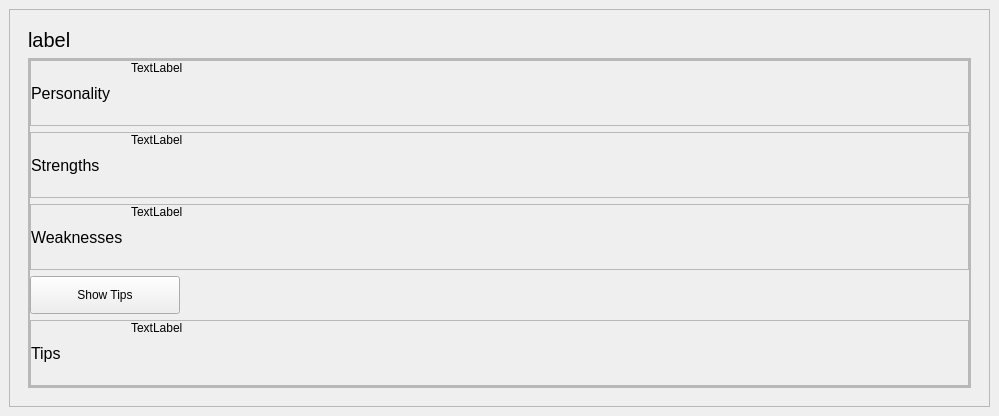
<?xml version="1.0" encoding="UTF-8"?>
<ui version="4.0">
 <class>MainWindow</class>
 <widget class="QMainWindow" name="MainWindow">
  <property name="geometry">
   <rect>
    <x>0</x>
    <y>0</y>
    <width>999</width>
    <height>416</height>
   </rect>
  </property>
  <property name="minimumSize">
   <size>
    <width>600</width>
    <height>0</height>
   </size>
  </property>
  <property name="windowTitle">
   <string>MainWindow</string>
  </property>
  <widget class="QWidget" name="centralwidget">
   <layout class="QVBoxLayout" name="verticalLayout">
    <item>
     <widget class="QFrame" name="frame">
      <property name="minimumSize">
       <size>
        <width>0</width>
        <height>100</height>
       </size>
      </property>
      <property name="frameShape">
       <enum>QFrame::StyledPanel</enum>
      </property>
      <property name="frameShadow">
       <enum>QFrame::Raised</enum>
      </property>
      <layout class="QGridLayout" name="gridLayout">
       <item row="0" column="0">
        <widget class="QStackedWidget" name="stackedWidget">
         <property name="currentIndex">
          <number>1</number>
         </property>
         <widget class="QWidget" name="welcone_page">
          <layout class="QVBoxLayout" name="verticalLayout_2">
           <item>
            <widget class="QFrame" name="frame_2">
             <property name="maximumSize">
              <size>
               <width>16777215</width>
               <height>70</height>
              </size>
             </property>
             <property name="font">
              <font>
               <pointsize>15</pointsize>
              </font>
             </property>
             <property name="frameShape">
              <enum>QFrame::StyledPanel</enum>
             </property>
             <property name="frameShadow">
              <enum>QFrame::Raised</enum>
             </property>
             <layout class="QVBoxLayout" name="verticalLayout_3">
              <item>
               <widget class="QLabel" name="label">
                <property name="font">
                 <font>
                  <pointsize>19</pointsize>
                 </font>
                </property>
                <property name="text">
                 <string>Are you ready to take this test?</string>
                </property>
               </widget>
              </item>
             </layout>
            </widget>
           </item>
           <item>
            <widget class="QFrame" name="frame_3">
             <property name="frameShape">
              <enum>QFrame::StyledPanel</enum>
             </property>
             <property name="frameShadow">
              <enum>QFrame::Raised</enum>
             </property>
             <layout class="QGridLayout" name="gridLayout_2">
              <property name="topMargin">
               <number>24</number>
              </property>
              <property name="horizontalSpacing">
               <number>17</number>
              </property>
              <item row="0" column="0">
               <widget class="QPushButton" name="yes_Welcome">
                <property name="minimumSize">
                 <size>
                  <width>3</width>
                  <height>60</height>
                 </size>
                </property>
                <property name="maximumSize">
                 <size>
                  <width>150</width>
                  <height>16777215</height>
                 </size>
                </property>
                <property name="font">
                 <font>
                  <pointsize>18</pointsize>
                 </font>
                </property>
                <property name="styleSheet">
                 <string notr="true">QPushButton
{
	border:0px;
	color:#fff;
	background-color:rgb(46, 204, 113);
	border-radius:5px
}
QPushButton:hover
{
	border:0px;
	font: 20pt &quot;MS Shell Dlg 2&quot;;
}</string>
                </property>
                <property name="text">
                 <string>Yes</string>
                </property>
               </widget>
              </item>
              <item row="0" column="1">
               <widget class="QPushButton" name="no_Welcome">
                <property name="minimumSize">
                 <size>
                  <width>0</width>
                  <height>60</height>
                 </size>
                </property>
                <property name="maximumSize">
                 <size>
                  <width>150</width>
                  <height>16777215</height>
                 </size>
                </property>
                <property name="font">
                 <font>
                  <pointsize>18</pointsize>
                 </font>
                </property>
                <property name="styleSheet">
                 <string notr="true">QPushButton
{
	border:0px;
	color:#fff;
	background-color: rgb(255, 73, 41);
	border-radius:5px
}
QPushButton:hover
{
	border:0px;;
	font: 20pt &quot;MS Shell Dlg 2&quot;;
}</string>
                </property>
                <property name="text">
                 <string>No</string>
                </property>
               </widget>
              </item>
              <item row="0" column="2">
               <widget class="QFrame" name="frame_4">
                <property name="frameShape">
                 <enum>QFrame::StyledPanel</enum>
                </property>
                <property name="frameShadow">
                 <enum>QFrame::Raised</enum>
                </property>
               </widget>
              </item>
              <item row="1" column="0" colspan="2">
               <widget class="QFrame" name="frame_13">
                <property name="frameShape">
                 <enum>QFrame::StyledPanel</enum>
                </property>
                <property name="frameShadow">
                 <enum>QFrame::Raised</enum>
                </property>
               </widget>
              </item>
             </layout>
            </widget>
           </item>
          </layout>
         </widget>
         <widget class="QWidget" name="Resultpage">
          <layout class="QVBoxLayout" name="verticalLayout_8">
           <item>
            <widget class="QLabel" name="Personality_result">
             <property name="maximumSize">
              <size>
               <width>16777215</width>
               <height>50</height>
              </size>
             </property>
             <property name="font">
              <font>
               <pointsize>15</pointsize>
              </font>
             </property>
             <property name="text">
              <string>label </string>
             </property>
            </widget>
           </item>
           <item>
            <widget class="QScrollArea" name="scrollArea">
             <property name="widgetResizable">
              <bool>true</bool>
             </property>
             <widget class="QWidget" name="scrollAreaWidgetContents">
              <property name="geometry">
               <rect>
                <x>0</x>
                <y>0</y>
                <width>941</width>
                <height>328</height>
               </rect>
              </property>
              <layout class="QVBoxLayout" name="verticalLayout_9">
               <property name="spacing">
                <number>0</number>
               </property>
               <property name="leftMargin">
                <number>0</number>
               </property>
               <property name="topMargin">
                <number>0</number>
               </property>
               <property name="rightMargin">
                <number>0</number>
               </property>
               <property name="bottomMargin">
                <number>0</number>
               </property>
               <item>
                <widget class="QFrame" name="frame_16">
                 <property name="frameShape">
                  <enum>QFrame::StyledPanel</enum>
                 </property>
                 <property name="frameShadow">
                  <enum>QFrame::Raised</enum>
                 </property>
                 <layout class="QGridLayout" name="gridLayout_5">
                  <property name="leftMargin">
                   <number>0</number>
                  </property>
                  <property name="topMargin">
                   <number>0</number>
                  </property>
                  <property name="rightMargin">
                   <number>0</number>
                  </property>
                  <property name="bottomMargin">
                   <number>0</number>
                  </property>
                  <property name="horizontalSpacing">
                   <number>0</number>
                  </property>
                  <item row="1" column="0" colspan="2">
                   <widget class="QFrame" name="frame_18">
                    <property name="frameShape">
                     <enum>QFrame::StyledPanel</enum>
                    </property>
                    <property name="frameShadow">
                     <enum>QFrame::Raised</enum>
                    </property>
                    <layout class="QHBoxLayout" name="horizontalLayout_5">
                     <property name="spacing">
                      <number>0</number>
                     </property>
                     <property name="leftMargin">
                      <number>0</number>
                     </property>
                     <property name="topMargin">
                      <number>0</number>
                     </property>
                     <property name="rightMargin">
                      <number>0</number>
                     </property>
                     <property name="bottomMargin">
                      <number>0</number>
                     </property>
                     <item>
                      <widget class="QLabel" name="label_9">
                       <property name="maximumSize">
                        <size>
                         <width>100</width>
                         <height>16777215</height>
                        </size>
                       </property>
                       <property name="font">
                        <font>
                         <pointsize>12</pointsize>
                        </font>
                       </property>
                       <property name="text">
                        <string>Strengths</string>
                       </property>
                      </widget>
                     </item>
                     <item>
                      <widget class="QLabel" name="label_13">
                       <property name="text">
                        <string>TextLabel</string>
                       </property>
                       <property name="alignment">
                        <set>Qt::AlignLeading|Qt::AlignLeft|Qt::AlignTop</set>
                       </property>
                       <property name="wordWrap">
                        <bool>true</bool>
                       </property>
                      </widget>
                     </item>
                    </layout>
                   </widget>
                  </item>
                  <item row="4" column="0" colspan="2">
                   <widget class="QFrame" name="frame_20">
                    <property name="frameShape">
                     <enum>QFrame::StyledPanel</enum>
                    </property>
                    <property name="frameShadow">
                     <enum>QFrame::Raised</enum>
                    </property>
                    <layout class="QHBoxLayout" name="horizontalLayout_7">
                     <property name="spacing">
                      <number>0</number>
                     </property>
                     <property name="leftMargin">
                      <number>0</number>
                     </property>
                     <property name="topMargin">
                      <number>0</number>
                     </property>
                     <property name="rightMargin">
                      <number>0</number>
                     </property>
                     <property name="bottomMargin">
                      <number>0</number>
                     </property>
                     <item>
                      <widget class="QLabel" name="label_11">
                       <property name="maximumSize">
                        <size>
                         <width>100</width>
                         <height>16777215</height>
                        </size>
                       </property>
                       <property name="font">
                        <font>
                         <pointsize>12</pointsize>
                        </font>
                       </property>
                       <property name="text">
                        <string>Tips</string>
                       </property>
                      </widget>
                     </item>
                     <item>
                      <widget class="QLabel" name="label_15">
                       <property name="text">
                        <string>TextLabel</string>
                       </property>
                       <property name="alignment">
                        <set>Qt::AlignLeading|Qt::AlignLeft|Qt::AlignTop</set>
                       </property>
                       <property name="wordWrap">
                        <bool>true</bool>
                       </property>
                      </widget>
                     </item>
                    </layout>
                   </widget>
                  </item>
                  <item row="2" column="0" colspan="2">
                   <widget class="QFrame" name="frame_19">
                    <property name="frameShape">
                     <enum>QFrame::StyledPanel</enum>
                    </property>
                    <property name="frameShadow">
                     <enum>QFrame::Raised</enum>
                    </property>
                    <layout class="QHBoxLayout" name="horizontalLayout_6">
                     <property name="spacing">
                      <number>0</number>
                     </property>
                     <property name="leftMargin">
                      <number>0</number>
                     </property>
                     <property name="topMargin">
                      <number>0</number>
                     </property>
                     <property name="rightMargin">
                      <number>0</number>
                     </property>
                     <property name="bottomMargin">
                      <number>0</number>
                     </property>
                     <item>
                      <widget class="QLabel" name="label_10">
                       <property name="maximumSize">
                        <size>
                         <width>100</width>
                         <height>16777215</height>
                        </size>
                       </property>
                       <property name="font">
                        <font>
                         <pointsize>12</pointsize>
                        </font>
                       </property>
                       <property name="text">
                        <string>Weaknesses</string>
                       </property>
                      </widget>
                     </item>
                     <item>
                      <widget class="QLabel" name="label_14">
                       <property name="text">
                        <string>TextLabel</string>
                       </property>
                       <property name="alignment">
                        <set>Qt::AlignLeading|Qt::AlignLeft|Qt::AlignTop</set>
                       </property>
                       <property name="wordWrap">
                        <bool>true</bool>
                       </property>
                      </widget>
                     </item>
                    </layout>
                   </widget>
                  </item>
                  <item row="0" column="0" colspan="2">
                   <widget class="QFrame" name="frame_17">
                    <property name="frameShape">
                     <enum>QFrame::StyledPanel</enum>
                    </property>
                    <property name="frameShadow">
                     <enum>QFrame::Raised</enum>
                    </property>
                    <layout class="QHBoxLayout" name="horizontalLayout_4">
                     <property name="spacing">
                      <number>0</number>
                     </property>
                     <property name="leftMargin">
                      <number>0</number>
                     </property>
                     <property name="topMargin">
                      <number>0</number>
                     </property>
                     <property name="rightMargin">
                      <number>0</number>
                     </property>
                     <property name="bottomMargin">
                      <number>0</number>
                     </property>
                     <item>
                      <widget class="QLabel" name="label_8">
                       <property name="maximumSize">
                        <size>
                         <width>100</width>
                         <height>16777215</height>
                        </size>
                       </property>
                       <property name="font">
                        <font>
                         <pointsize>12</pointsize>
                        </font>
                       </property>
                       <property name="text">
                        <string>Personality</string>
                       </property>
                      </widget>
                     </item>
                     <item>
                      <widget class="QLabel" name="label_12">
                       <property name="minimumSize">
                        <size>
                         <width>0</width>
                         <height>0</height>
                        </size>
                       </property>
                       <property name="text">
                        <string>TextLabel</string>
                       </property>
                       <property name="alignment">
                        <set>Qt::AlignLeading|Qt::AlignLeft|Qt::AlignTop</set>
                       </property>
                       <property name="wordWrap">
                        <bool>true</bool>
                       </property>
                      </widget>
                     </item>
                    </layout>
                   </widget>
                  </item>
                  <item row="3" column="0">
                   <widget class="QPushButton" name="pushButton">
                    <property name="minimumSize">
                     <size>
                      <width>0</width>
                      <height>38</height>
                     </size>
                    </property>
                    <property name="maximumSize">
                     <size>
                      <width>150</width>
                      <height>16777215</height>
                     </size>
                    </property>
                    <property name="text">
                     <string>Show Tips</string>
                    </property>
                   </widget>
                  </item>
                 </layout>
                </widget>
               </item>
              </layout>
             </widget>
            </widget>
           </item>
          </layout>
         </widget>
         <widget class="QWidget" name="singInPage">
          <layout class="QVBoxLayout" name="verticalLayout_4">
           <item>
            <widget class="QLabel" name="label_2">
             <property name="maximumSize">
              <size>
               <width>16777215</width>
               <height>50</height>
              </size>
             </property>
             <property name="font">
              <font>
               <pointsize>13</pointsize>
              </font>
             </property>
             <property name="text">
              <string>Weclome to the personality test</string>
             </property>
            </widget>
           </item>
           <item>
            <widget class="QFrame" name="frame_6">
             <property name="frameShape">
              <enum>QFrame::StyledPanel</enum>
             </property>
             <property name="frameShadow">
              <enum>QFrame::Raised</enum>
             </property>
             <layout class="QHBoxLayout" name="horizontalLayout">
              <item>
               <widget class="QFrame" name="frame_5">
                <property name="frameShape">
                 <enum>QFrame::StyledPanel</enum>
                </property>
                <property name="frameShadow">
                 <enum>QFrame::Raised</enum>
                </property>
                <layout class="QGridLayout" name="gridLayout_3">
                 <property name="bottomMargin">
                  <number>9</number>
                 </property>
                 <property name="verticalSpacing">
                  <number>0</number>
                 </property>
                 <item row="0" column="0">
                  <widget class="QLabel" name="label_3">
                   <property name="font">
                    <font>
                     <pointsize>12</pointsize>
                    </font>
                   </property>
                   <property name="text">
                    <string>Please enter your username</string>
                   </property>
                  </widget>
                 </item>
                 <item row="2" column="2">
                  <widget class="QLineEdit" name="lineEdit_email">
                   <property name="minimumSize">
                    <size>
                     <width>0</width>
                     <height>35</height>
                    </size>
                   </property>
                  </widget>
                 </item>
                 <item row="4" column="0" colspan="2">
                  <widget class="QLabel" name="label_5">
                   <property name="font">
                    <font>
                     <pointsize>12</pointsize>
                    </font>
                   </property>
                   <property name="text">
                    <string>Please enter your password</string>
                   </property>
                  </widget>
                 </item>
                 <item row="3" column="0" colspan="3">
                  <widget class="QLabel" name="valid_email">
                   <property name="minimumSize">
                    <size>
                     <width>20</width>
                     <height>0</height>
                    </size>
                   </property>
                   <property name="maximumSize">
                    <size>
                     <width>16777215</width>
                     <height>20</height>
                    </size>
                   </property>
                   <property name="styleSheet">
                    <string notr="true">color: rgb(255, 0, 0);</string>
                   </property>
                   <property name="text">
                    <string/>
                   </property>
                  </widget>
                 </item>
                 <item row="2" column="0" colspan="2">
                  <widget class="QLabel" name="label_4">
                   <property name="font">
                    <font>
                     <pointsize>12</pointsize>
                    </font>
                   </property>
                   <property name="text">
                    <string>Please enter your email</string>
                   </property>
                  </widget>
                 </item>
                 <item row="5" column="0" colspan="3">
                  <widget class="QLabel" name="valid_passs">
                   <property name="minimumSize">
                    <size>
                     <width>22</width>
                     <height>0</height>
                    </size>
                   </property>
                   <property name="maximumSize">
                    <size>
                     <width>16777215</width>
                     <height>20</height>
                    </size>
                   </property>
                   <property name="styleSheet">
                    <string notr="true">color: rgb(255, 0, 0);</string>
                   </property>
                   <property name="text">
                    <string/>
                   </property>
                  </widget>
                 </item>
                 <item row="0" column="2">
                  <widget class="QLineEdit" name="lineEdit_username">
                   <property name="minimumSize">
                    <size>
                     <width>0</width>
                     <height>35</height>
                    </size>
                   </property>
                  </widget>
                 </item>
                 <item row="4" column="2">
                  <widget class="QLineEdit" name="lineEdit_password">
                   <property name="minimumSize">
                    <size>
                     <width>0</width>
                     <height>35</height>
                    </size>
                   </property>
                  </widget>
                 </item>
                 <item row="1" column="0" colspan="3">
                  <widget class="QLabel" name="valid_user">
                   <property name="minimumSize">
                    <size>
                     <width>12</width>
                     <height>0</height>
                    </size>
                   </property>
                   <property name="maximumSize">
                    <size>
                     <width>16777215</width>
                     <height>20</height>
                    </size>
                   </property>
                   <property name="styleSheet">
                    <string notr="true">color: rgb(255, 0, 0);</string>
                   </property>
                   <property name="text">
                    <string/>
                   </property>
                  </widget>
                 </item>
                </layout>
               </widget>
              </item>
              <item>
               <widget class="QFrame" name="frame_7">
                <property name="minimumSize">
                 <size>
                  <width>341</width>
                  <height>0</height>
                 </size>
                </property>
                <property name="frameShape">
                 <enum>QFrame::StyledPanel</enum>
                </property>
                <property name="frameShadow">
                 <enum>QFrame::Raised</enum>
                </property>
                <layout class="QVBoxLayout" name="verticalLayout_5">
                 <property name="topMargin">
                  <number>39</number>
                 </property>
                 <item>
                  <widget class="QLabel" name="label_6">
                   <property name="text">
                    <string>Your password should achieve these conditions:
* Minimum 8 characters.
* The alphabet must be between [a-z]
* At least one alphabet should be of Upper Case [A-Z]
* At least 1 number or digit between [0-9].
* At least 1 character from [ _ or @ or $ ].
</string>
                   </property>
                   <property name="alignment">
                    <set>Qt::AlignLeading|Qt::AlignLeft|Qt::AlignTop</set>
                   </property>
                   <property name="wordWrap">
                    <bool>true</bool>
                   </property>
                  </widget>
                 </item>
                 <item>
                  <widget class="QFrame" name="frame_8">
                   <property name="maximumSize">
                    <size>
                     <width>16777215</width>
                     <height>65</height>
                    </size>
                   </property>
                   <property name="frameShape">
                    <enum>QFrame::StyledPanel</enum>
                   </property>
                   <property name="frameShadow">
                    <enum>QFrame::Raised</enum>
                   </property>
                   <layout class="QHBoxLayout" name="horizontalLayout_2">
                    <property name="spacing">
                     <number>0</number>
                    </property>
                    <property name="leftMargin">
                     <number>0</number>
                    </property>
                    <property name="topMargin">
                     <number>0</number>
                    </property>
                    <property name="rightMargin">
                     <number>0</number>
                    </property>
                    <property name="bottomMargin">
                     <number>0</number>
                    </property>
                    <item>
                     <widget class="QFrame" name="frame_9">
                      <property name="frameShape">
                       <enum>QFrame::StyledPanel</enum>
                      </property>
                      <property name="frameShadow">
                       <enum>QFrame::Raised</enum>
                      </property>
                     </widget>
                    </item>
                    <item>
                     <widget class="QPushButton" name="pushButtonyes">
                      <property name="minimumSize">
                       <size>
                        <width>0</width>
                        <height>65</height>
                       </size>
                      </property>
                      <property name="font">
                       <font>
                        <pointsize>19</pointsize>
                       </font>
                      </property>
                      <property name="cursor">
                       <cursorShape>PointingHandCursor</cursorShape>
                      </property>
                      <property name="styleSheet">
                       <string notr="true">QPushButton
{
	border:0px;
	color:#fff;
	background-color:rgb(46, 204, 113);
	border-radius:5px
}
QPushButton:hover
{
	border:0px;
	font: 20pt &quot;MS Shell Dlg 2&quot;;
}</string>
                      </property>
                      <property name="text">
                       <string>Login</string>
                      </property>
                     </widget>
                    </item>
                   </layout>
                  </widget>
                 </item>
                </layout>
               </widget>
              </item>
             </layout>
            </widget>
           </item>
          </layout>
         </widget>
         <widget class="QWidget" name="page">
          <layout class="QGridLayout" name="gridLayout_4">
           <property name="topMargin">
            <number>0</number>
           </property>
           <property name="rightMargin">
            <number>20</number>
           </property>
           <property name="bottomMargin">
            <number>22</number>
           </property>
           <property name="spacing">
            <number>0</number>
           </property>
           <item row="0" column="0">
            <widget class="QFrame" name="frame_10">
             <property name="frameShape">
              <enum>QFrame::StyledPanel</enum>
             </property>
             <property name="frameShadow">
              <enum>QFrame::Raised</enum>
             </property>
             <layout class="QVBoxLayout" name="verticalLayout_6">
              <property name="leftMargin">
               <number>0</number>
              </property>
              <property name="topMargin">
               <number>0</number>
              </property>
              <property name="rightMargin">
               <number>0</number>
              </property>
              <property name="bottomMargin">
               <number>0</number>
              </property>
              <item>
               <widget class="QFrame" name="frame_12">
                <property name="frameShape">
                 <enum>QFrame::StyledPanel</enum>
                </property>
                <property name="frameShadow">
                 <enum>QFrame::Raised</enum>
                </property>
                <layout class="QVBoxLayout" name="verticalLayout_7">
                 <property name="spacing">
                  <number>0</number>
                 </property>
                 <property name="leftMargin">
                  <number>2</number>
                 </property>
                 <property name="topMargin">
                  <number>0</number>
                 </property>
                 <property name="rightMargin">
                  <number>9</number>
                 </property>
                 <property name="bottomMargin">
                  <number>0</number>
                 </property>
                 <item>
                  <widget class="QLabel" name="questionLabel">
                   <property name="minimumSize">
                    <size>
                     <width>0</width>
                     <height>40</height>
                    </size>
                   </property>
                   <property name="maximumSize">
                    <size>
                     <width>16777215</width>
                     <height>60</height>
                    </size>
                   </property>
                   <property name="font">
                    <font>
                     <pointsize>13</pointsize>
                    </font>
                   </property>
                   <property name="styleSheet">
                    <string notr="true">color: rgb(170, 0, 0);</string>
                   </property>
                   <property name="text">
                    <string>How are you described?</string>
                   </property>
                   <property name="alignment">
                    <set>Qt::AlignLeading|Qt::AlignLeft|Qt::AlignTop</set>
                   </property>
                  </widget>
                 </item>
                 <item>
                  <widget class="QFrame" name="frame_14">
                   <property name="frameShape">
                    <enum>QFrame::StyledPanel</enum>
                   </property>
                   <property name="frameShadow">
                    <enum>QFrame::Raised</enum>
                   </property>
                   <layout class="QVBoxLayout" name="verticalLayout_10">
                    <property name="leftMargin">
                     <number>0</number>
                    </property>
                    <property name="topMargin">
                     <number>0</number>
                    </property>
                    <property name="rightMargin">
                     <number>0</number>
                    </property>
                    <property name="bottomMargin">
                     <number>0</number>
                    </property>
                   </layout>
                  </widget>
                 </item>
                </layout>
               </widget>
              </item>
             </layout>
            </widget>
           </item>
           <item row="1" column="0">
            <widget class="QFrame" name="frame_11">
             <property name="maximumSize">
              <size>
               <width>16777215</width>
               <height>65</height>
              </size>
             </property>
             <property name="frameShape">
              <enum>QFrame::StyledPanel</enum>
             </property>
             <property name="frameShadow">
              <enum>QFrame::Raised</enum>
             </property>
             <layout class="QHBoxLayout" name="horizontalLayout_3">
              <property name="spacing">
               <number>0</number>
              </property>
              <property name="leftMargin">
               <number>0</number>
              </property>
              <property name="topMargin">
               <number>0</number>
              </property>
              <property name="rightMargin">
               <number>0</number>
              </property>
              <property name="bottomMargin">
               <number>0</number>
              </property>
              <item>
               <widget class="QFrame" name="frame_15">
                <property name="frameShape">
                 <enum>QFrame::StyledPanel</enum>
                </property>
                <property name="frameShadow">
                 <enum>QFrame::Raised</enum>
                </property>
               </widget>
              </item>
              <item>
               <widget class="QPushButton" name="pushButtonyes_2">
                <property name="minimumSize">
                 <size>
                  <width>0</width>
                  <height>65</height>
                 </size>
                </property>
                <property name="maximumSize">
                 <size>
                  <width>180</width>
                  <height>16777215</height>
                 </size>
                </property>
                <property name="font">
                 <font>
                  <pointsize>19</pointsize>
                 </font>
                </property>
                <property name="cursor">
                 <cursorShape>PointingHandCursor</cursorShape>
                </property>
                <property name="styleSheet">
                 <string notr="true">QPushButton
{
	border:0px;
	color:#fff;
	background-color:rgb(46, 204, 113);
	border-radius:5px
}
QPushButton:hover
{
	border:0px;
	font: 20pt &quot;MS Shell Dlg 2&quot;;
}</string>
                </property>
                <property name="text">
                 <string>Next</string>
                </property>
               </widget>
              </item>
             </layout>
            </widget>
           </item>
          </layout>
         </widget>
        </widget>
       </item>
      </layout>
     </widget>
    </item>
   </layout>
  </widget>
 </widget>
 <resources/>
 <connections/>
</ui>
